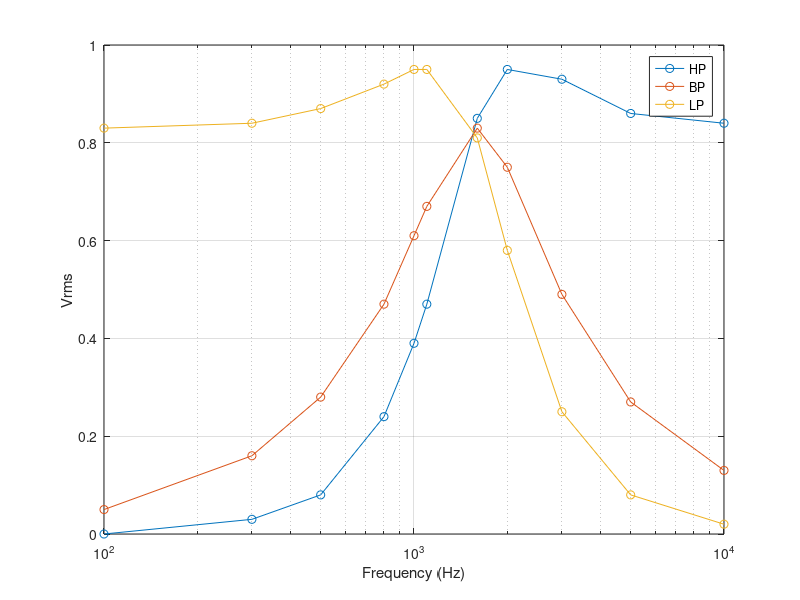

Recreate this plot in MATLAB.
f=[100 300 500 800 1000 1100 1600 2000 3000 5000 10000];
HP=[0 0.03 0.08 0.24 0.39 0.47 0.85 0.95 0.93 0.86 0.84];
BP=[0.05 0.16 0.28 0.47 0.61 0.67 0.83 0.75 0.49 0.27 0.13];
LP=[0.83 0.84 0.87 0.92 0.95 0.95 0.81 0.58 0.25 0.08 0.02];

semilogx(f,HP,'-o',f,BP,'-o',f,LP,'-o')
grid on
legend('HP','BP','LP')
xlabel('Frequency (Hz)')
ylabel('Vrms')
